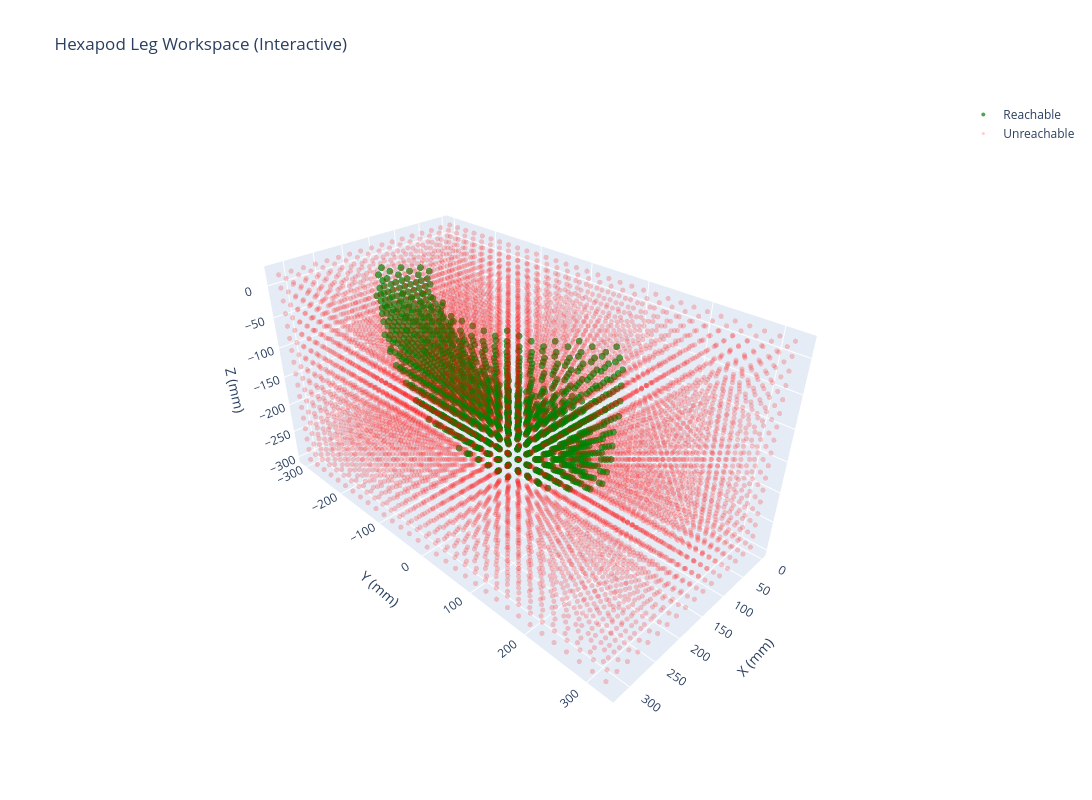

The notebook cell saved with this chart:
### Markdown cell above
## 3D Visualization of Workspace

### Code cell
fig = go.Figure()

# Plot reachable points
if len(reachable_points) > 0:
    fig.add_trace(go.Scatter3d(
        x=reachable_points[:, 0],
        y=reachable_points[:, 1],
        z=reachable_points[:, 2],
        mode='markers',
        name='Reachable',
        marker=dict(
            size=4,
            color='green',
            opacity=0.7,
            line=dict(width=0)
        ),
        text=[f"X: {x:.1f}<br>Y: {y:.1f}<br>Z: {z:.1f}<br>D: {np.sqrt(x**2+y**2+z**2):.2f}mm" 
              for x, y, z in reachable_points],
        hovertemplate='<b>Reachable</b><br>%{text}<extra></extra>'
    ))

# Plot unreachable points
if len(unreachable_points) > 0:
    fig.add_trace(go.Scatter3d(
        x=unreachable_points[:, 0],
        y=unreachable_points[:, 1],
        z=unreachable_points[:, 2],
        mode='markers',
        name='Unreachable',
        marker=dict(
            size=3,
            color='red',
            opacity=0.2,
            line=dict(width=0)
        ),
        text=[f"X: {x:.1f}<br>Y: {y:.1f}<br>Z: {z:.1f}<br>D: {np.sqrt(x**2+y**2+z**2):.2f}mm" 
              for x, y, z in unreachable_points],
        hovertemplate='<b>Unreachable</b><br>%{text}<extra></extra>'
    ))

fig.update_layout(
    title='Hexapod Leg Workspace (Interactive)',
    scene=dict(
        xaxis_title='X (mm)',
        yaxis_title='Y (mm)',
        zaxis_title='Z (mm)',
        camera=dict(
            eye=dict(x=1.5, y=1.5, z=1.3)
        )
    ),
    hovermode='closest',
    height=800,
    width=1200
)

fig.show()

### Figure 1 — Plotly figure (JSON) as saved in the notebook; plotly's stock layout.template omitted (floating-point values rounded to 4 significant figures; data arrays with more than 128 entries replaced by an {"elided": "..."} marker saying what was removed)
{"data": [{"hovertemplate": "<b>Reachable</b><br>%{text}<extra></extra>", "marker": {"color": "green", "line": {"width": 0}, "opacity": 0.7, "size": 4}, "mode": "markers", "name": "Reachable", "text": {"elided": "1503 str values"}, "type": "scatter3d", "x": {"elided": "1503 float values"}, "y": {"elided": "1503 float values"}, "z": {"elided": "1503 float values"}}, {"hovertemplate": "<b>Unreachable</b><br>%{text}<extra></extra>", "marker": {"color": "red", "line": {"width": 0}, "opacity": 0.2, "size": 3}, "mode": "markers", "name": "Unreachable", "text": {"elided": "7745 str values"}, "type": "scatter3d", "x": {"elided": "7745 float values"}, "y": {"elided": "7745 float values"}, "z": {"elided": "7745 float values"}}], "layout": {"height": 800, "hovermode": "closest", "scene": {"camera": {"eye": {"x": 1.5, "y": 1.5, "z": 1.3}}, "xaxis": {"title": {"text": "X (mm)"}}, "yaxis": {"title": {"text": "Y (mm)"}}, "zaxis": {"title": {"text": "Z (mm)"}}}, "title": {"text": "Hexapod Leg Workspace (Interactive)"}, "width": 1200}}
